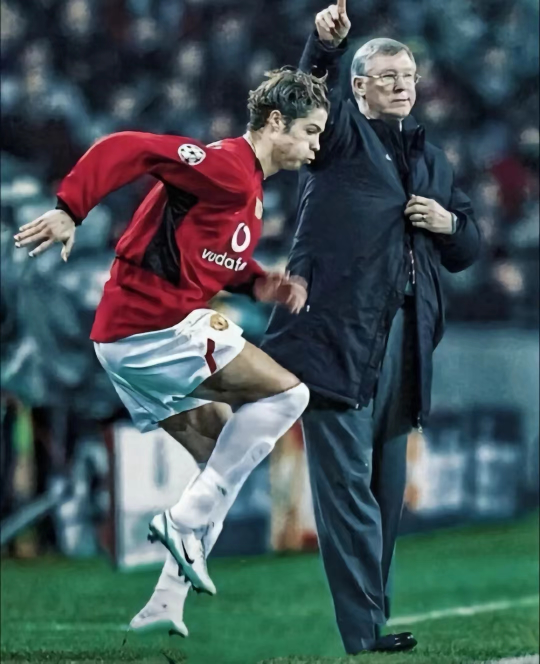
#> input picture c罗和弗格森.jpg, 1080 x 1328 px, found by its file name (shown at 1/2 size)
$ python practice1.py
#> lines starting #> are read from the running program, lines starting #| are printed output that depends on the picture
import cv2
import numpy as np
import math

def calculate_psnr(img_original, img_reconstructed):
    """
    计算两张图像的峰值信噪比（PSNR）
    :param img_original: 原始图像
    :param img_reconstructed: 重建后的图像
    :return: PSNR 值（dB），值越大表示失真越小
    """
    # 确保两张图像尺寸一致
    if img_original.shape != img_reconstructed.shape:
        raise ValueError(" 原始图像和重建图像尺寸不一致，无法计算 PSNR！")

    # 计算均方误差（MSE）
    mse = np.mean((img_original.astype(np.float32) - img_reconstructed.astype(np.float32)) ** 2)

    # 如果 MSE 为 0，说明图像完全相同，PSNR 无穷大（返回 100 作为标识）
    if mse == 0:
        return 100.0

    # 计算 PSNR（像素值范围 0-255）
    max_pixel = 255.0
    psnr_value = 20 * math.log10(max_pixel / math.sqrt(mse))
    return psnr_value


img = cv2.imread("/home/hpy3378092/cv-course/.venv-basic/picture/c罗和弗格森.jpg")
#> img is the input picture: shape (1328, 1080, 3); mean B, G, R 86.5, 83.6, 67.7
img_ycrcb = cv2.cvtColor(img,cv2.COLOR_BGR2YCrCb)
#> img_ycrcb: shape (1328, 1080, 3); mean of channels 0, 1, 2 79.2, 119.8, 132.1
Y,Cr,Cb = cv2.split(img_ycrcb)
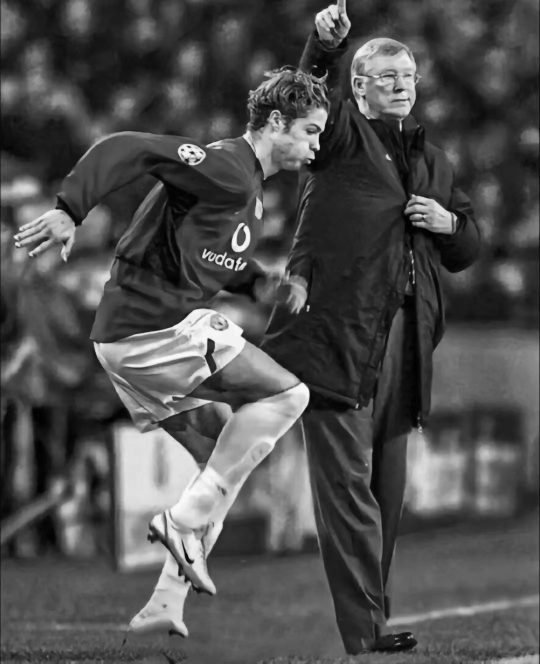
#> Y: shape (1328, 1080) (shown at 1/2 size); min 0, max 254, mean 79.2
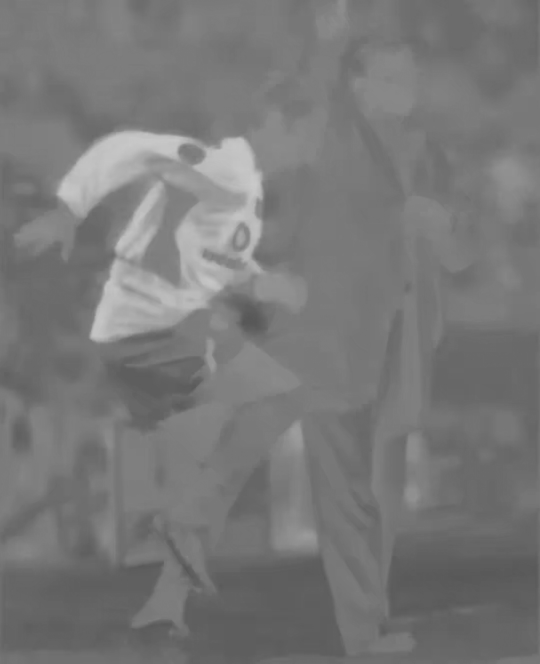
#> Cr: shape (1328, 1080) (shown at 1/2 size); min 86, max 201, mean 119.8
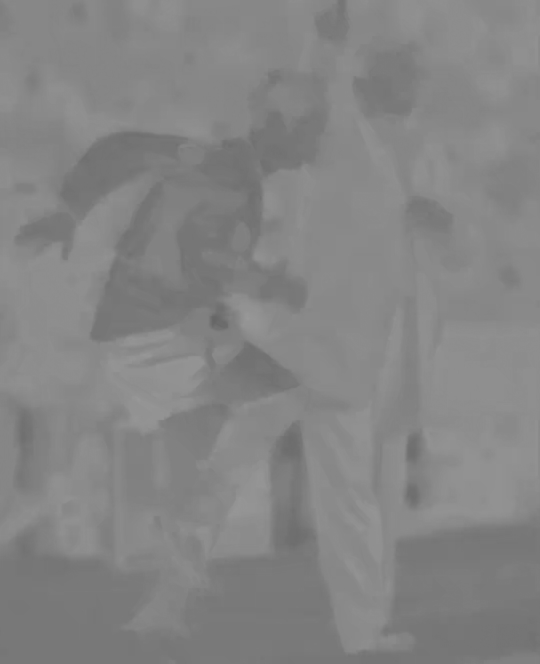
#> Cb: shape (1328, 1080) (shown at 1/2 size); min 102, max 153, mean 132.1
# 打印Y/Cb/Cr的通道的核心数值
print("=== Y/Cb/Cr 通道数值 ===")
print(f"Y通道：尺寸{Y.shape} | 像素范围[{np.min(Y)}, {np.max(Y)}] | 均值{np.mean(Y):.2f}")
#| Y通道：尺寸(1328, 1080) | 像素范围[0, 254] | 均值79.16
print(f"Cr通道：尺寸{Cr.shape} | 像素范围[{np.min(Cr)}, {np.max(Cr)}] | 均值{np.mean(Cr):.2f}")
#| Cr通道：尺寸(1328, 1080) | 像素范围[86, 201] | 均值119.84
print(f"Cb通道：尺寸{Cb.shape} | 像素范围[{np.min(Cb)}, {np.max(Cb)}] | 均值{np.mean(Cb):.2f}")
#| Cb通道：尺寸(1328, 1080) | 像素范围[102, 153] | 均值132.13

h,w = Cb.shape
#> h = 1328; w = 1080
Cb_down = cv2.resize(Cb, (w//2, h//2), interpolation=cv2.INTER_AREA)
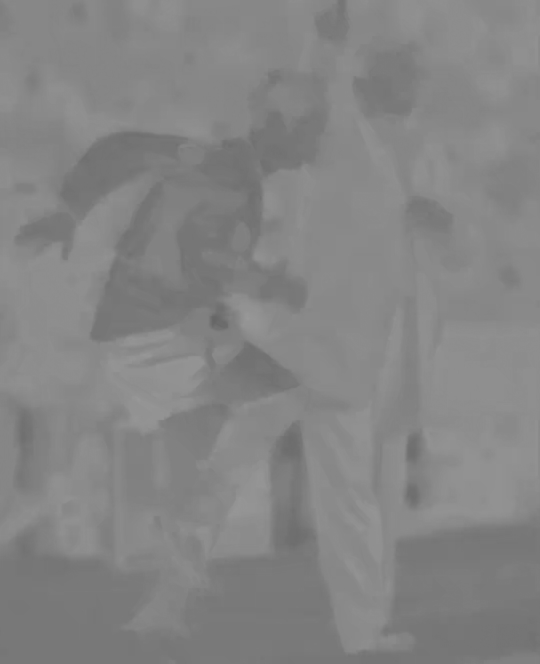
#> Cb_down: shape (664, 540); min 102, max 153, mean 132.2
Cr_down = cv2.resize(Cr, (w//2, h//2), interpolation=cv2.INTER_AREA)
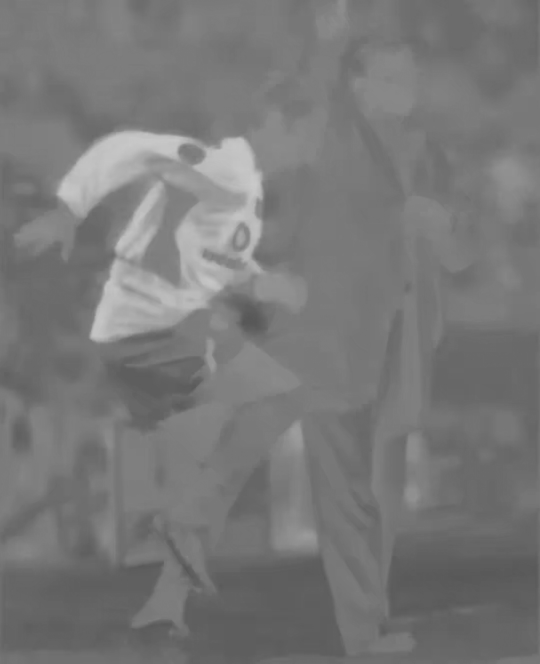
#> Cr_down: shape (664, 540); min 87, max 201, mean 119.9
print(" Cb/Cr 下采样后形状:", Cb_down.shape)
#|  Cb/Cr 下采样后形状: (664, 540)

# ---------------------- 4. 插值方法恢复原尺寸 ----------------------
# 最近邻插值恢复（也可尝试 INTER_CUBIC/INTER_NEAREST 对比效果）
Cb_up = cv2.resize(Cb_down, (w, h), interpolation=cv2.INTER_NEAREST)
Cr_up = cv2.resize(Cr_down, (w, h), interpolation=cv2.INTER_NEAREST)

# ---------------------- 5. 与原 Y 通道重建图像 ----------------------
img_ycrcb_recon = cv2.merge([Y, Cr_up, Cb_up])  # 合并 Y + 恢复后的 Cr/Cb
#> img_ycrcb_recon: shape (1328, 1080, 3); mean of channels 0, 1, 2 79.2, 119.9, 132.2
img_recon = cv2.cvtColor(img_ycrcb_recon, cv2.COLOR_YCrCb2BGR)  # 转回 BG

psnr_result = calculate_psnr(img, img_recon)
#> in calculate_psnr, `mse = np.mean((img_original.astype(np.float32) - img_reconstructed.ast..`: mse = 0.419
#> in calculate_psnr, `psnr_value = 20 * math.log10(max_pixel / math.sqrt(mse))`: psnr_value = 51.91
#> psnr_result = 51.91
print(f" 原始图像 vs 重建图像 PSNR 值: {psnr_result:.2f} dB")
#|  原始图像 vs 重建图像 PSNR 值: 51.91 dB

cv2.imwrite(".venv-basic/picture" + "reconstructed2.jpg", img_recon)

# 根据打印结果可知，
# 下采样的影响：
# 对 Cr/Cb 色度通道做 2 倍下采样，能减少 75% 的色度数据量（节省存储 / 传输成本）；
# 人眼对亮度（Y 通道）敏感、对色度（Cr/Cb）不敏感，所以下采样后肉眼几乎看不出画质损失。
# 插值恢复的影响：
# 用的是「最近邻插值」，这种方法速度最快，但会轻微失真（比如边缘出现锯齿、少量色块）；
# 从 PSNR 数值来看：如果 PSNR=51.91dB＞30dB，人眼基本分不清原始图和重建图。

$ run again, with 0eb38fe15e5194e7d5c768e803ab4700.jpg copied over c罗和弗格森.jpg
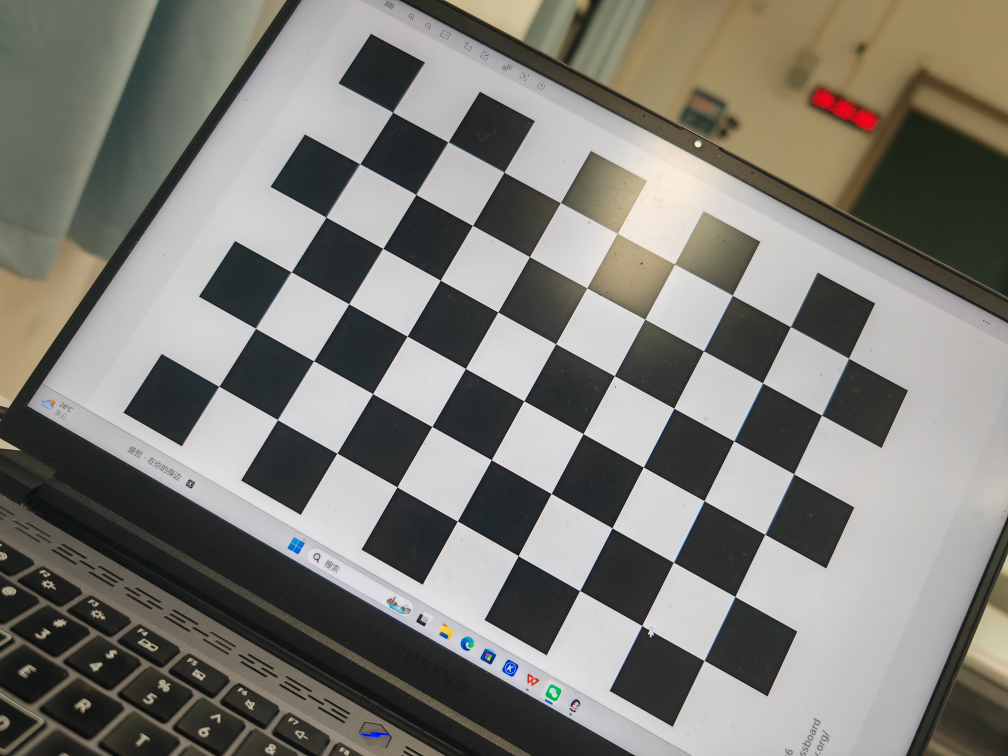
#> input picture 0eb38fe15e5194e7d5c768e803ab4700.jpg, 4032 x 3024 px, found by its file name (shown at 1/4 size)
#> img is the input picture: shape (3024, 4032, 3); mean B, G, R 119, 125.1, 126.7
#> img_ycrcb: shape (3024, 4032, 3); mean of channels 0, 1, 2 124.9, 129.3, 124.7
#> `Y,Cr,Cb = cv2.split(img_ycrcb)`:
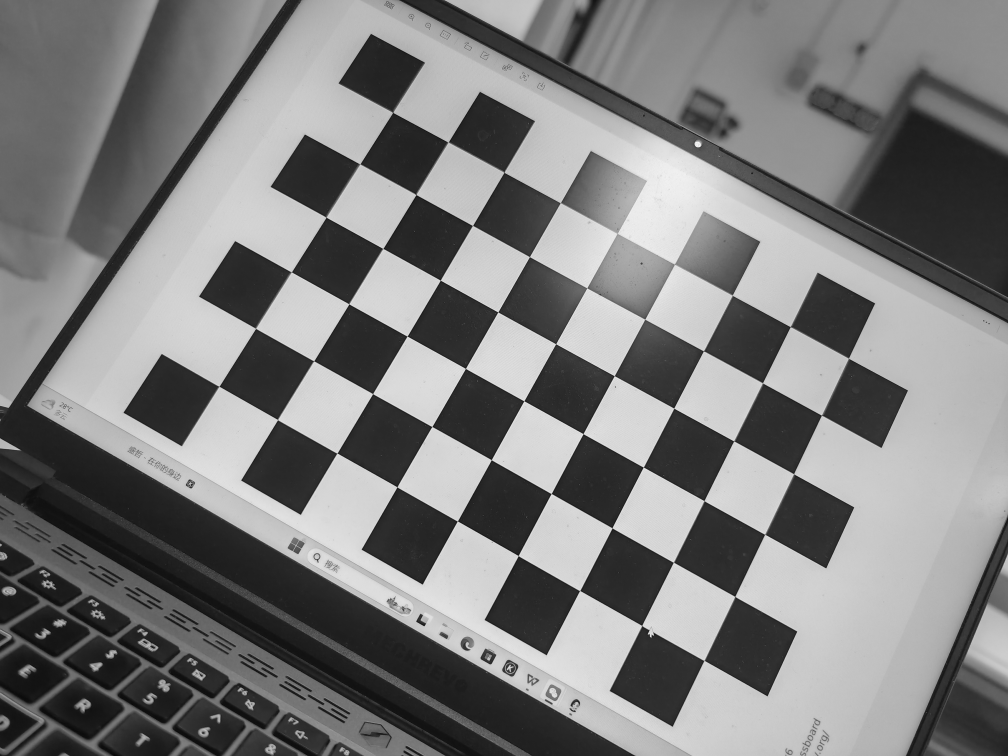
#> Y: shape (3024, 4032) (shown at 1/4 size); min 0, max 255, mean 124.9
#> `Y,Cr,Cb = cv2.split(img_ycrcb)`:
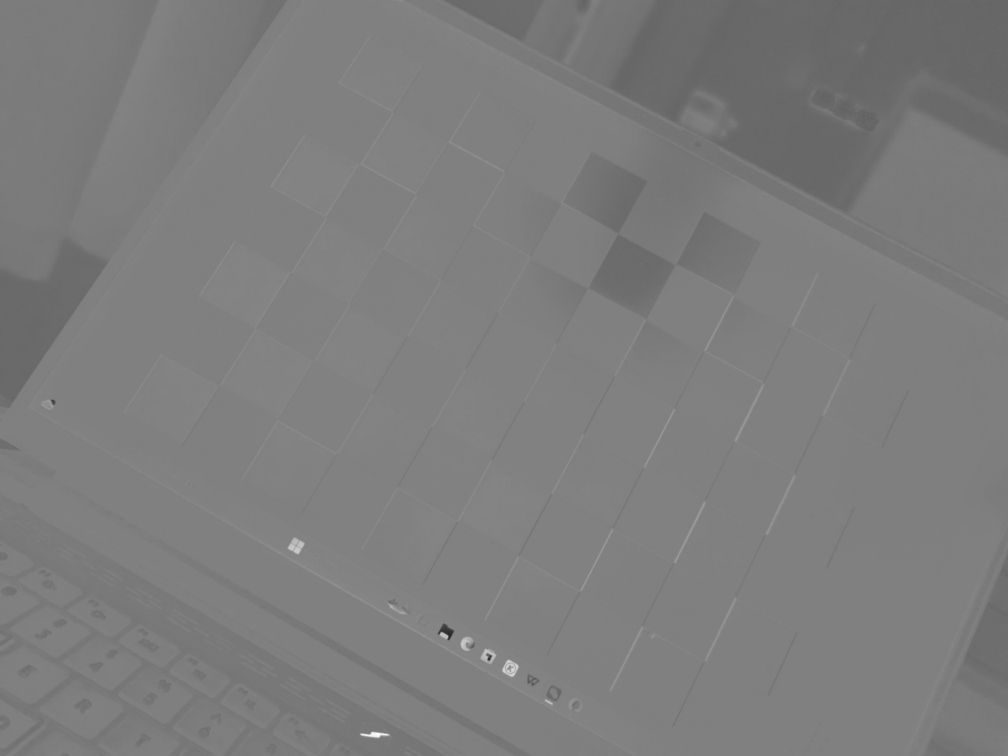
#> Cb: shape (3024, 4032) (shown at 1/4 size); min 34, max 255, mean 124.7
#| Y通道：尺寸(3024, 4032) | 像素范围[0, 255] | 均值124.89
#| Cr通道：尺寸(3024, 4032) | 像素范围[35, 253] | 均值129.30
#| Cb通道：尺寸(3024, 4032) | 像素范围[34, 255] | 均值124.69
#|  Cb/Cr 下采样后形状: (1512, 2016)
#> img_ycrcb_recon: shape (3024, 4032, 3); mean of channels 0, 1, 2 124.9, 129.3, 124.7
#> mse = 0.165
#> psnr_value = 55.96
#|  原始图像 vs 重建图像 PSNR 值: 55.96 dB
